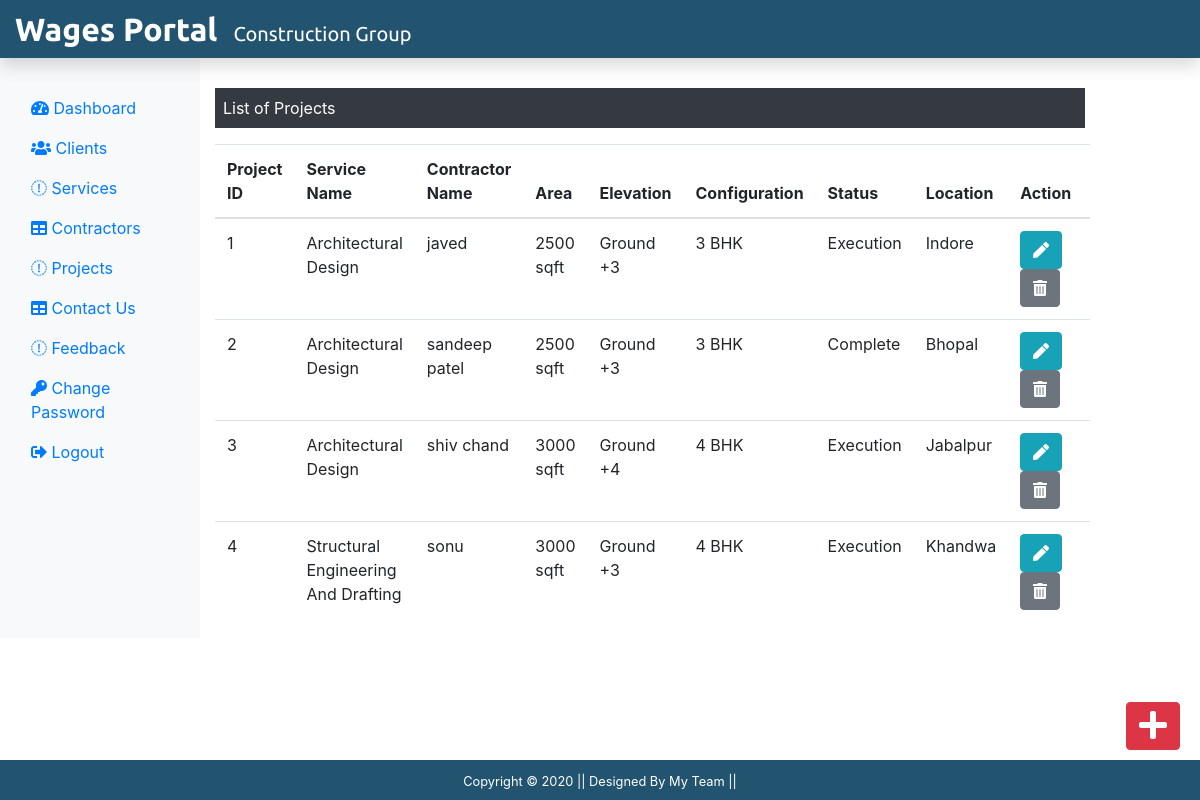
Page /admin/projects.php (signed in) on the committed database.
### tables this page shows
CREATE TABLE `services` (
  `s_id` int(3) NOT NULL,
  `s_name` varchar(255) NOT NULL,
  `s_decs` text NOT NULL,
  `s_img` text NOT NULL,
  `s_creation_date` date NOT NULL,
  `s_updation_date` timestamp NOT NULL DEFAULT CURRENT_TIMESTAMP ON UPDATE CURRENT_TIMESTAMP
);

CREATE TABLE `projects` (
  `p_id` int(3) NOT NULL,
  `s_id` int(3) NOT NULL,
  `contract_mn` varchar(10) NOT NULL,
  `p_area` varchar(255) NOT NULL,
  `p_elevation` varchar(255) NOT NULL,
  `p_configuration` varchar(255) NOT NULL,
  `p_status` varchar(255) NOT NULL,
  `p_location` varchar(255) NOT NULL,
  `p_img` text NOT NULL,
  `p_date` timestamp NOT NULL DEFAULT CURRENT_TIMESTAMP ON UPDATE CURRENT_TIMESTAMP
);

CREATE TABLE `contractors` (
  `contract_mn` varchar(10) NOT NULL,
  `s_id` int(3) NOT NULL,
  `contract_name` varchar(255) NOT NULL,
  `contract_email` varchar(255) NOT NULL,
  `join_date` date NOT NULL
);

### admin/projects.php (the view, shortened to what this page needs)
<?php
include('./include/header.php');
include('../dbconnection.php');
?>
<div class="col-sm-9 mt-5" style="position: relative;">
				<p class="bg-dark text-white p-2">List of Projects</p>
				<?php
					$sql = "SELECT * from  services INNER JOIN contractors ON services.s_id = contractors.s_id INNER JOIN projects ON contractors.contract_mn = projects.contract_mn";
					$result = $conn->query($sql);
					if($result->num_rows > 0)
					{
				?>
				<table class="table">
					<thead>
						<tr>
							<th scope="col">Project ID</th>
							<th scope="col">Service Name</th>
							<th scope="col">Contractor Name</th>
							<th scope="col">Area</th>
							<th scope="col">Elevation</th>
							<th scope="col">Configuration</th>
							<th scope="col">Status</th>
							<th scope="col">Location</th>
							<th scope="col">Action</th>
						</tr>
					</thead>
					<tbody>
						<?php
							while($row = $result->fetch_assoc()){
						echo '<tr>';
							echo '<td scope="row">' . $row['p_id'] . '</td>';
							echo '<td>' . $row['s_name'] . '</td>';
							echo '<td>' . $row['contract_name'] . '</td>';
							echo '<td>' . $row['p_area'] . '</td>';
							echo '<td>' . $row['p_elevation'] . '</td>';
							echo '<td>' . $row['p_configuration'] . '</td>';
							echo '<td>' . $row['p_status'] . '</td>';
							echo '<td>' . $row['p_location'] . '</td>';
							echo '<td>';
								echo '<form action="editProject.php" method="POST" class="d-inline">
										<input type="hidden" name="id" value='.$row["p_id"].'>
										<button class="btn btn-info mr-3" name="view" value="View" type="submit"><i class="fa fa-pen"></i></button>
									</form>';
								echo '<form action="" method="POST" class="d-inline">
										<input type="hidden" name="id" value='.$row["p_id"].'>
										<button class="btn btn-secondary" name="delete" value="delete" type="submit"><i class="fa fa-trash-alt"></i></button>
									</form>';
							echo '</td>';
						 echo '</tr>';
						 } ?>
					</tbody>
				</table>
				<?php }
					else
					{
						echo '<div class="alert alert-secondary col-sm-6 mt-2">No Recode Found.</div>';
					}
				 ?>
</div>
<div>
	<a href="addProject.php" class="btn btn-danger box"><i class="fas fa-plus fa-2x"></i></a>
</div>
<?php
include('./include/footer.php');
?>

### css/adminstyle.css (style rules this page uses)
.box { position: fixed; right: 20px; bottom: 30px; margin-bottom: 20px; }

### rows in the picture
services: projects.p_id "1", s_name "Architectural Design", contractors.contract_name "javed", projects.p_area "2500 sqft", projects.p_elevation "Ground +3", projects.p_configuration "3 BHK", projects.p_status "Execution", projects.p_location "Indore", projects.p_id "2", contractors.contract_name "sandeep patel", projects.p_status "Complete", projects.p_location "Bhopal", projects.p_id "3", contractors.contract_name "shiv chand", projects.p_area "3000 sqft", projects.p_elevation "Ground +4", projects.p_configuration "4 BHK", projects.p_location "Jabalpur"
services: projects.p_id "4", s_name "Structural Engineering And Drafting", contractors.contract_name "sonu", projects.p_area "3000 sqft", projects.p_elevation "Ground +3", projects.p_configuration "4 BHK", projects.p_status "Execution", projects.p_location "Khandwa"
